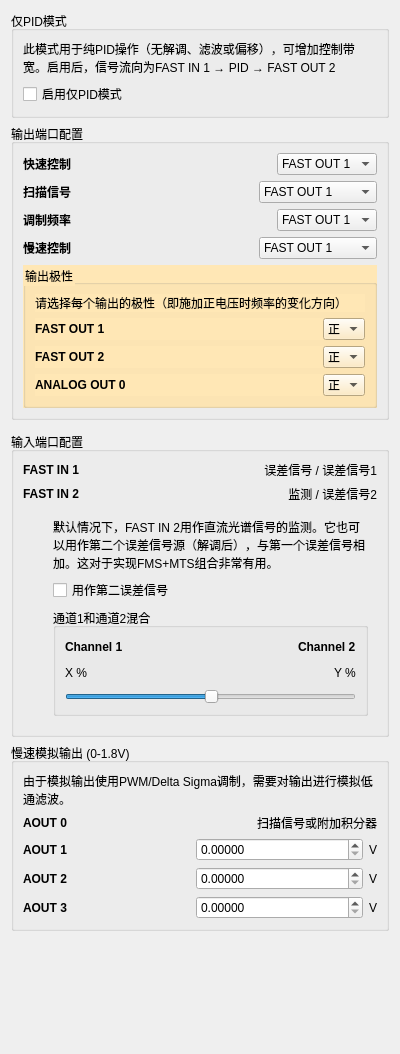
<?xml version="1.0" encoding="UTF-8"?>
<ui version="4.0">
 <class>Form</class>
 <widget class="QWidget" name="Form">
  <property name="geometry">
   <rect>
    <x>0</x>
    <y>0</y>
    <width>400</width>
    <height>1054</height>
   </rect>
  </property>
  <property name="windowTitle">
   <string>Form</string>
  </property>
  <layout class="QVBoxLayout" name="verticalLayout">
   <item>
    <widget class="QGroupBox" name="groupBox_2">
     <property name="title">
      <string>仅PID模式</string>
     </property>
     <layout class="QVBoxLayout" name="verticalLayout_4">
      <item>
       <widget class="QLabel" name="label_2">
        <property name="text">
         <string>&lt;html&gt;&lt;head/&gt;&lt;body&gt;&lt;p&gt;此模式用于纯PID操作（无解调、滤波或偏移），可增加控制带宽。启用后，信号流向为FAST IN 1 → PID → FAST OUT 2&lt;/p&gt;&lt;/body&gt;&lt;/html&gt;</string>
        </property>
        <property name="wordWrap">
         <bool>true</bool>
        </property>
       </widget>
      </item>
      <item>
       <widget class="QCheckBox" name="pidOnlyModeCheckBox">
        <property name="text">
         <string>启用仅PID模式</string>
        </property>
       </widget>
      </item>
     </layout>
    </widget>
   </item>
   <item>
    <widget class="QGroupBox" name="output_ports_group">
     <property name="title">
      <string>输出端口配置</string>
     </property>
     <layout class="QVBoxLayout" name="verticalLayout_25">
      <item>
       <layout class="QHBoxLayout" name="horizontalLayout_25">
        <item>
         <widget class="QLabel" name="label_16">
          <property name="sizePolicy">
           <sizepolicy hsizetype="Preferred" vsizetype="Preferred">
            <horstretch>0</horstretch>
            <verstretch>0</verstretch>
           </sizepolicy>
          </property>
          <property name="font">
           <font>
            <weight>75</weight>
            <bold>true</bold>
           </font>
          </property>
          <property name="text">
           <string>快速控制</string>
          </property>
         </widget>
        </item>
        <item>
         <widget class="QComboBox" name="controlChannelComboBox">
          <property name="sizePolicy">
           <sizepolicy hsizetype="Fixed" vsizetype="Fixed">
            <horstretch>0</horstretch>
            <verstretch>0</verstretch>
           </sizepolicy>
          </property>
          <property name="minimumSize">
           <size>
            <width>100</width>
            <height>0</height>
           </size>
          </property>
          <item>
           <property name="text">
            <string>FAST OUT 1</string>
           </property>
          </item>
          <item>
           <property name="text">
            <string>FAST OUT 2</string>
           </property>
          </item>
         </widget>
        </item>
       </layout>
      </item>
      <item>
       <layout class="QHBoxLayout" name="horizontalLayout_26">
        <item>
         <widget class="QLabel" name="label_17">
          <property name="font">
           <font>
            <weight>75</weight>
            <bold>true</bold>
           </font>
          </property>
          <property name="text">
           <string>扫描信号</string>
          </property>
         </widget>
        </item>
        <item>
         <widget class="QComboBox" name="sweepChannelComboBox">
          <property name="sizePolicy">
           <sizepolicy hsizetype="Fixed" vsizetype="Fixed">
            <horstretch>0</horstretch>
            <verstretch>0</verstretch>
           </sizepolicy>
          </property>
          <item>
           <property name="text">
            <string>FAST OUT 1</string>
           </property>
          </item>
          <item>
           <property name="text">
            <string>FAST OUT 2</string>
           </property>
          </item>
          <item>
           <property name="text">
            <string>ANALOG OUT 0</string>
           </property>
          </item>
         </widget>
        </item>
       </layout>
      </item>
      <item>
       <layout class="QHBoxLayout" name="horizontalLayout_24">
        <item>
         <widget class="QLabel" name="label_15">
          <property name="font">
           <font>
            <weight>75</weight>
            <bold>true</bold>
           </font>
          </property>
          <property name="text">
           <string>调制频率</string>
          </property>
         </widget>
        </item>
        <item>
         <widget class="QComboBox" name="modulationChannelComboBox">
          <property name="sizePolicy">
           <sizepolicy hsizetype="Fixed" vsizetype="Fixed">
            <horstretch>0</horstretch>
            <verstretch>0</verstretch>
           </sizepolicy>
          </property>
          <property name="minimumSize">
           <size>
            <width>100</width>
            <height>0</height>
           </size>
          </property>
          <item>
           <property name="text">
            <string>FAST OUT 1</string>
           </property>
          </item>
          <item>
           <property name="text">
            <string>FAST OUT 2</string>
           </property>
          </item>
         </widget>
        </item>
       </layout>
      </item>
      <item>
       <layout class="QHBoxLayout" name="horizontalLayout_4">
        <item>
         <widget class="QLabel" name="label_3">
          <property name="font">
           <font>
            <weight>75</weight>
            <bold>true</bold>
           </font>
          </property>
          <property name="text">
           <string>慢速控制</string>
          </property>
         </widget>
        </item>
        <item>
         <widget class="QComboBox" name="slowControlComboBox">
          <property name="sizePolicy">
           <sizepolicy hsizetype="Fixed" vsizetype="Fixed">
            <horstretch>0</horstretch>
            <verstretch>0</verstretch>
           </sizepolicy>
          </property>
          <item>
           <property name="text">
            <string>FAST OUT 1</string>
           </property>
          </item>
          <item>
           <property name="text">
            <string>FAST OUT 2</string>
           </property>
          </item>
          <item>
           <property name="text">
            <string>ANALOG OUT 0</string>
           </property>
          </item>
          <item>
           <property name="text">
            <string>禁用</string>
           </property>
          </item>
         </widget>
        </item>
       </layout>
      </item>
      <item>
       <widget class="QGroupBox" name="polaritySelectorGroupBox">
        <property name="styleSheet">
         <string notr="true">background: #ffe7b5</string>
        </property>
        <property name="title">
            <string>输出极性</string>
           </property>
        <layout class="QVBoxLayout" name="verticalLayout_9">
         <item>
          <widget class="QLabel" name="label_8">
           <property name="sizePolicy">
            <sizepolicy hsizetype="Preferred" vsizetype="Preferred">
             <horstretch>0</horstretch>
             <verstretch>0</verstretch>
            </sizepolicy>
           </property>
           <property name="minimumSize">
            <size>
             <width>0</width>
             <height>0</height>
            </size>
           </property>
           <property name="text">
           <string>请选择每个输出的极性（即施加正电压时频率的变化方向）</string>
          </property>
           <property name="wordWrap">
            <bool>true</bool>
           </property>
          </widget>
         </item>
         <item>
          <widget class="QWidget" name="polarityContainerFastOut1" native="true">
           <layout class="QHBoxLayout" name="horizontalLayout_10">
            <property name="spacing">
             <number>6</number>
            </property>
            <property name="leftMargin">
             <number>0</number>
            </property>
            <property name="topMargin">
             <number>0</number>
            </property>
            <property name="rightMargin">
             <number>0</number>
            </property>
            <property name="bottomMargin">
             <number>0</number>
            </property>
            <item>
             <widget class="QLabel" name="label_9">
              <property name="font">
               <font>
                <weight>75</weight>
                <bold>true</bold>
               </font>
              </property>
              <property name="text">
               <string>FAST OUT 1</string>
              </property>
             </widget>
            </item>
            <item>
             <widget class="QComboBox" name="polarityComboBoxFastOut1">
              <property name="sizePolicy">
               <sizepolicy hsizetype="Fixed" vsizetype="Fixed">
                <horstretch>0</horstretch>
                <verstretch>0</verstretch>
               </sizepolicy>
              </property>
              <item>
               <property name="text">
               <string>正</string>
              </property>
             </item>
             <item>
              <property name="text">
               <string>负</string>
              </property>
              </item>
             </widget>
            </item>
           </layout>
          </widget>
         </item>
         <item>
          <widget class="QWidget" name="polarityContainerFastOut2" native="true">
           <layout class="QHBoxLayout" name="horizontalLayout_12">
            <property name="leftMargin">
             <number>0</number>
            </property>
            <property name="topMargin">
             <number>0</number>
            </property>
            <property name="rightMargin">
             <number>0</number>
            </property>
            <property name="bottomMargin">
             <number>0</number>
            </property>
            <item>
             <widget class="QLabel" name="label_11">
              <property name="font">
               <font>
                <weight>75</weight>
                <bold>true</bold>
               </font>
              </property>
              <property name="text">
               <string>FAST OUT 2</string>
              </property>
             </widget>
            </item>
            <item>
             <widget class="QComboBox" name="polarityComboBoxFastOut2">
              <property name="sizePolicy">
               <sizepolicy hsizetype="Fixed" vsizetype="Fixed">
                <horstretch>0</horstretch>
                <verstretch>0</verstretch>
               </sizepolicy>
              </property>
              <item>
               <property name="text">
               <string>正</string>
              </property>
             </item>
             <item>
              <property name="text">
               <string>负</string>
              </property>
              </item>
             </widget>
            </item>
           </layout>
          </widget>
         </item>
         <item>
          <widget class="QWidget" name="polarityContainerAnalogOut0" native="true">
           <layout class="QHBoxLayout" name="horizontalLayout_11">
            <property name="leftMargin">
             <number>0</number>
            </property>
            <property name="topMargin">
             <number>0</number>
            </property>
            <property name="rightMargin">
             <number>0</number>
            </property>
            <property name="bottomMargin">
             <number>0</number>
            </property>
            <item>
             <widget class="QLabel" name="label_4">
              <property name="font">
               <font>
                <weight>75</weight>
                <bold>true</bold>
               </font>
              </property>
              <property name="text">
               <string>ANALOG OUT 0</string>
              </property>
             </widget>
            </item>
            <item>
             <widget class="QComboBox" name="polarityComboBoxAnalogOut0">
              <property name="sizePolicy">
               <sizepolicy hsizetype="Fixed" vsizetype="Fixed">
                <horstretch>0</horstretch>
                <verstretch>0</verstretch>
               </sizepolicy>
              </property>
              <item>
               <property name="text">
               <string>正</string>
              </property>
             </item>
             <item>
              <property name="text">
               <string>负</string>
              </property>
              </item>
             </widget>
            </item>
           </layout>
          </widget>
         </item>
        </layout>
       </widget>
      </item>
     </layout>
    </widget>
   </item>
   <item>
    <widget class="QWidget" name="widget_5" native="true">
     <layout class="QVBoxLayout" name="verticalLayout_8">
      <property name="leftMargin">
       <number>30</number>
      </property>
      <property name="topMargin">
       <number>0</number>
      </property>
      <property name="rightMargin">
       <number>0</number>
      </property>
      <property name="bottomMargin">
       <number>0</number>
      </property>
     </layout>
    </widget>
   </item>
   <item>
    <widget class="QGroupBox" name="input_ports_group">
     <property name="title">
      <string>输入端口配置</string>
     </property>
     <layout class="QVBoxLayout" name="verticalLayout_13">
      <item>
       <layout class="QHBoxLayout" name="horizontalLayout_6">
        <item>
         <widget class="QLabel" name="label_21">
          <property name="text">
           <string>&lt;html&gt;&lt;head/&gt;&lt;body&gt;&lt;p&gt;&lt;span style=&quot; font-weight:600;&quot;&gt;FAST IN 1&lt;/span&gt;&lt;/p&gt;&lt;/body&gt;&lt;/html&gt;</string>
          </property>
          <property name="textFormat">
           <enum>Qt::AutoText</enum>
          </property>
         </widget>
        </item>
        <item>
         <widget class="QLabel" name="fast_in_1_status">
          <property name="text">
           <string>误差信号 / 误差信号1</string>
          </property>
          <property name="alignment">
           <set>Qt::AlignRight|Qt::AlignTrailing|Qt::AlignVCenter</set>
          </property>
         </widget>
        </item>
       </layout>
      </item>
      <item>
       <layout class="QHBoxLayout" name="horizontalLayout_8">
        <item>
         <widget class="QLabel" name="label_23">
          <property name="text">
           <string>&lt;html&gt;&lt;head/&gt;&lt;body&gt;&lt;p&gt;&lt;span style=&quot; font-weight:600;&quot;&gt;FAST IN 2&lt;/span&gt;&lt;/p&gt;&lt;/body&gt;&lt;/html&gt;</string>
          </property>
         </widget>
        </item>
        <item>
         <widget class="QLabel" name="fast_in_2_status">
          <property name="text">
           <string>监测 / 误差信号2</string>
          </property>
          <property name="alignment">
           <set>Qt::AlignRight|Qt::AlignTrailing|Qt::AlignVCenter</set>
          </property>
         </widget>
        </item>
       </layout>
      </item>
      <item>
       <widget class="QWidget" name="widget" native="true">
        <layout class="QVBoxLayout" name="verticalLayout_3">
         <property name="leftMargin">
          <number>30</number>
         </property>
         <item>
          <widget class="QLabel" name="label_25">
           <property name="text">
            <string>默认情况下，FAST IN 2用作直流光谱信号的监测。它也可以用作第二个误差信号源（解调后），与第一个误差信号相加。这对于实现FMS+MTS组合非常有用。</string>
           </property>
           <property name="wordWrap">
            <bool>true</bool>
           </property>
          </widget>
         </item>
         <item>
          <widget class="QCheckBox" name="dualChannelCheckBox">
           <property name="text">
           <string>用作第二误差信号</string>
          </property>
          </widget>
         </item>
         <item>
          <widget class="QGroupBox" name="dualChannelMixingGroupBox">
           <property name="title">
            <string>通道1和通道2混合</string>
           </property>
           <layout class="QVBoxLayout" name="verticalLayout_6">
            <item>
             <layout class="QHBoxLayout" name="horizontalLayout_7">
              <item>
               <widget class="QLabel" name="label_7">
                <property name="text">
                 <string>&lt;html&gt;&lt;head/&gt;&lt;body&gt;&lt;p&gt;&lt;span style=&quot; font-weight:600;&quot;&gt;Channel 1&lt;/span&gt;&lt;/p&gt;&lt;/body&gt;&lt;/html&gt;</string>
                </property>
                <property name="wordWrap">
                 <bool>true</bool>
                </property>
               </widget>
              </item>
              <item>
               <spacer name="horizontalSpacer_2">
                <property name="orientation">
                 <enum>Qt::Horizontal</enum>
                </property>
                <property name="sizeHint" stdset="0">
                 <size>
                  <width>40</width>
                  <height>20</height>
                 </size>
                </property>
               </spacer>
              </item>
              <item>
               <widget class="QLabel" name="label_6">
                <property name="text">
                 <string>&lt;html&gt;&lt;head/&gt;&lt;body&gt;&lt;p&gt;&lt;span style=&quot; font-weight:600;&quot;&gt;Channel 2&lt;/span&gt;&lt;/p&gt;&lt;/body&gt;&lt;/html&gt;</string>
                </property>
                <property name="wordWrap">
                 <bool>true</bool>
                </property>
               </widget>
              </item>
             </layout>
            </item>
            <item>
             <layout class="QHBoxLayout" name="horizontalLayout_9">
              <item>
               <widget class="QLabel" name="chain_a_factor">
                <property name="text">
                 <string>X %</string>
                </property>
                <property name="wordWrap">
                 <bool>true</bool>
                </property>
               </widget>
              </item>
              <item>
               <spacer name="horizontalSpacer_3">
                <property name="orientation">
                 <enum>Qt::Horizontal</enum>
                </property>
                <property name="sizeHint" stdset="0">
                 <size>
                  <width>40</width>
                  <height>20</height>
                 </size>
                </property>
               </spacer>
              </item>
              <item>
               <widget class="QLabel" name="chain_b_factor">
                <property name="text">
                 <string>Y %</string>
                </property>
                <property name="wordWrap">
                 <bool>true</bool>
                </property>
               </widget>
              </item>
             </layout>
            </item>
            <item>
             <widget class="QSlider" name="channelMixingSlider">
              <property name="maximum">
               <number>255</number>
              </property>
              <property name="value">
               <number>128</number>
              </property>
              <property name="orientation">
               <enum>Qt::Horizontal</enum>
              </property>
             </widget>
            </item>
           </layout>
          </widget>
         </item>
        </layout>
       </widget>
      </item>
     </layout>
    </widget>
   </item>
   <item>
    <widget class="QGroupBox" name="groupBox">
     <property name="title">
      <string>慢速模拟输出 (0-1.8V)</string>
     </property>
     <layout class="QVBoxLayout" name="verticalLayout_2">
      <item>
       <widget class="QLabel" name="label_20">
        <property name="text">
         <string>由于模拟输出使用PWM/Delta Sigma调制，需要对输出进行模拟低通滤波。</string>
        </property>
        <property name="wordWrap">
         <bool>true</bool>
        </property>
       </widget>
      </item>
      <item>
       <layout class="QHBoxLayout" name="horizontalLayout_5">
        <item>
         <widget class="QLabel" name="label_18">
          <property name="font">
           <font>
            <weight>75</weight>
            <bold>true</bold>
           </font>
          </property>
          <property name="text">
           <string>AOUT 0</string>
          </property>
         </widget>
        </item>
        <item>
         <widget class="QLabel" name="label_19">
          <property name="sizePolicy">
           <sizepolicy hsizetype="Fixed" vsizetype="Preferred">
            <horstretch>0</horstretch>
            <verstretch>0</verstretch>
           </sizepolicy>
          </property>
          <property name="text">
         <string>扫描信号或附加积分器</string>
        </property>
          <property name="alignment">
           <set>Qt::AlignRight|Qt::AlignTrailing|Qt::AlignVCenter</set>
          </property>
          <property name="wordWrap">
           <bool>true</bool>
          </property>
         </widget>
        </item>
       </layout>
      </item>
      <item>
       <layout class="QHBoxLayout" name="horizontalLayout_3">
        <item>
         <widget class="QLabel" name="label_13">
          <property name="font">
           <font>
            <weight>75</weight>
            <bold>true</bold>
           </font>
          </property>
          <property name="text">
           <string>AOUT 1</string>
          </property>
         </widget>
        </item>
        <item>
         <widget class="CustomDoubleSpinBoxNoSign" name="analogOutComboBox1">
          <property name="keyboardTracking">
           <bool>false</bool>
          </property>
          <property name="decimals">
           <number>5</number>
          </property>
          <property name="maximum">
           <double>1.800000000000000</double>
          </property>
         </widget>
        </item>
        <item>
         <widget class="QLabel" name="label_14">
          <property name="sizePolicy">
           <sizepolicy hsizetype="Fixed" vsizetype="Preferred">
            <horstretch>0</horstretch>
            <verstretch>0</verstretch>
           </sizepolicy>
          </property>
          <property name="text">
           <string>V</string>
          </property>
         </widget>
        </item>
       </layout>
      </item>
      <item>
       <layout class="QHBoxLayout" name="horizontalLayout_2">
        <item>
         <widget class="QLabel" name="label_10">
          <property name="font">
           <font>
            <weight>75</weight>
            <bold>true</bold>
           </font>
          </property>
          <property name="text">
           <string>AOUT 2</string>
          </property>
         </widget>
        </item>
        <item>
         <widget class="CustomDoubleSpinBoxNoSign" name="analogOutComboBox2">
          <property name="keyboardTracking">
           <bool>false</bool>
          </property>
          <property name="decimals">
           <number>5</number>
          </property>
          <property name="maximum">
           <double>1.800000000000000</double>
          </property>
         </widget>
        </item>
        <item>
         <widget class="QLabel" name="label_12">
          <property name="sizePolicy">
           <sizepolicy hsizetype="Fixed" vsizetype="Preferred">
            <horstretch>0</horstretch>
            <verstretch>0</verstretch>
           </sizepolicy>
          </property>
          <property name="text">
           <string>V</string>
          </property>
         </widget>
        </item>
       </layout>
      </item>
      <item>
       <layout class="QHBoxLayout" name="horizontalLayout">
        <item>
         <widget class="QLabel" name="label_5">
          <property name="font">
           <font>
            <weight>75</weight>
            <bold>true</bold>
           </font>
          </property>
          <property name="text">
           <string>AOUT 3</string>
          </property>
         </widget>
        </item>
        <item>
         <widget class="CustomDoubleSpinBoxNoSign" name="analogOutComboBox3">
          <property name="keyboardTracking">
           <bool>false</bool>
          </property>
          <property name="decimals">
           <number>5</number>
          </property>
          <property name="maximum">
           <double>1.800000000000000</double>
          </property>
         </widget>
        </item>
        <item>
         <widget class="QLabel" name="label">
          <property name="sizePolicy">
           <sizepolicy hsizetype="Fixed" vsizetype="Preferred">
            <horstretch>0</horstretch>
            <verstretch>0</verstretch>
           </sizepolicy>
          </property>
          <property name="text">
           <string>V</string>
          </property>
         </widget>
        </item>
       </layout>
      </item>
     </layout>
    </widget>
   </item>
   <item>
    <spacer name="verticalSpacer_2">
     <property name="orientation">
      <enum>Qt::Vertical</enum>
     </property>
     <property name="sizeHint" stdset="0">
      <size>
       <width>20</width>
       <height>40</height>
      </size>
     </property>
    </spacer>
   </item>
  </layout>
 </widget>
 <customwidgets>
  <customwidget>
   <class>CustomDoubleSpinBoxNoSign</class>
   <extends>QDoubleSpinBox</extends>
   <header location="global">spin_box.h</header>
  </customwidget>
 </customwidgets>
 <resources/>
 <connections/>
</ui>
